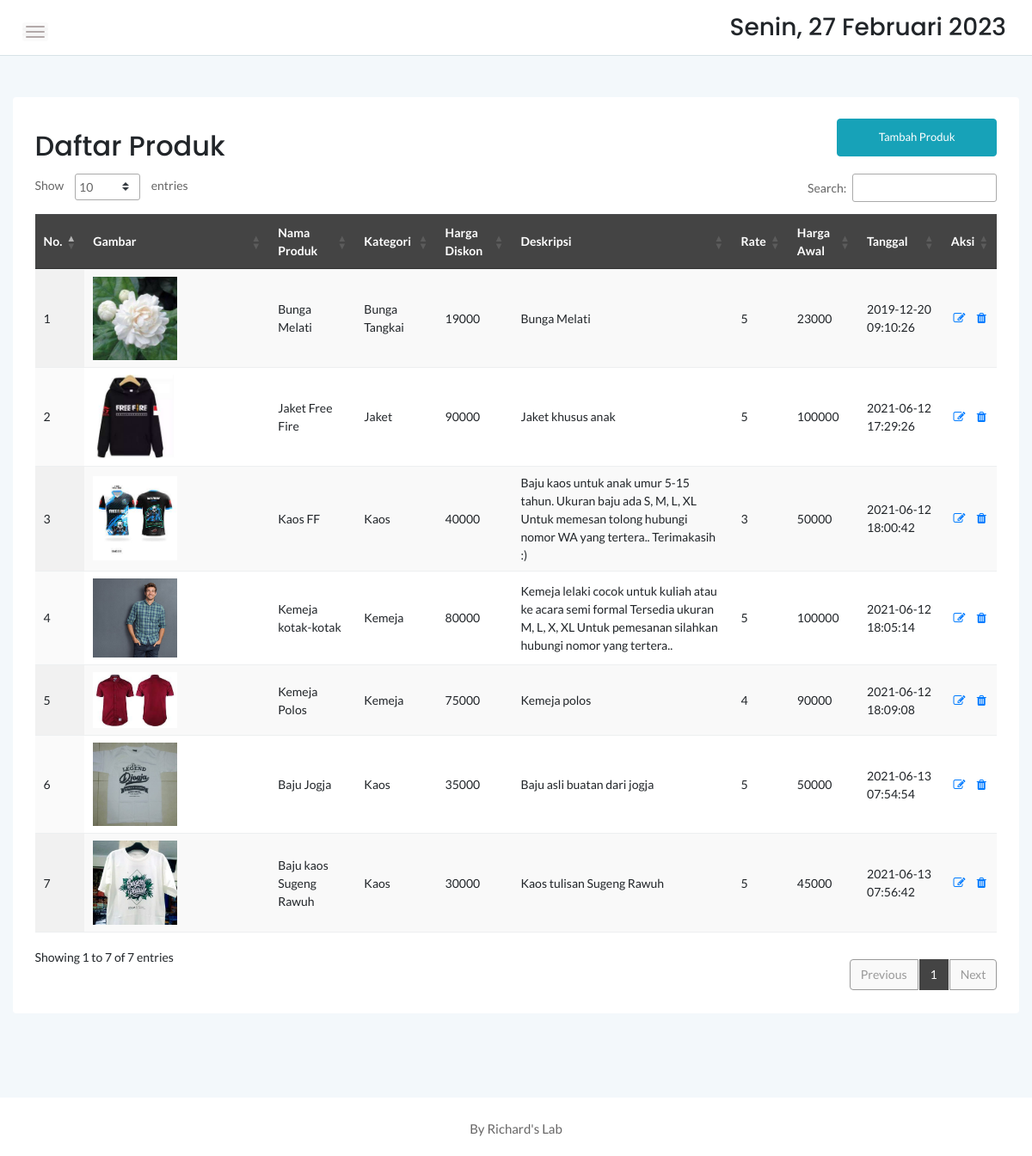
The app's page /admin/produk.php (signed in) with its own data.
### tables this page shows
CREATE TABLE `produk` (
  `idproduk` int(11) NOT NULL,
  `idkategori` int(11) NOT NULL,
  `namaproduk` varchar(30) NOT NULL,
  `gambar` varchar(100) NOT NULL,
  `deskripsi` varchar(200) NOT NULL,
  `rate` int(11) NOT NULL,
  `hargabefore` int(11) NOT NULL,
  `hargaafter` int(11) NOT NULL,
  `tgldibuat` timestamp NOT NULL DEFAULT current_timestamp()
);

CREATE TABLE `kategori` (
  `idkategori` int(11) NOT NULL,
  `namakategori` varchar(20) NOT NULL,
  `tgldibuat` timestamp NOT NULL DEFAULT current_timestamp()
);

### admin/produk.php (the view, shortened to what this page needs)
<?php
	include '../dbconnect.php';
	?>
<!doctype html>
<html class="no-js" lang="en">
<head>
    <link rel="stylesheet" href="assets/css/bootstrap.min.css">
    <link rel="stylesheet" href="assets/css/font-awesome.min.css">
    <link rel="stylesheet" href="assets/css/themify-icons.css">
    <link rel="stylesheet" href="assets/css/metisMenu.css">
    <link rel="stylesheet" href="assets/css/owl.carousel.min.css">
    <link rel="stylesheet" href="assets/css/slicknav.min.css">
    <link rel="stylesheet" href="https://www.amcharts.com/lib/3/plugins/export/export.css" type="text/css" media="all" />
	<link rel="stylesheet" type="text/css" href="https://cdn.datatables.net/1.10.20/css/jquery.dataTables.min.css">
    <link rel="stylesheet" type="text/css" href="https://cdn.datatables.net/1.10.20/css/jquery.dataTables.css">
    <link rel="stylesheet" type="text/css" href="https://cdn.datatables.net/1.10.20/css/dataTables.bootstrap4.min.css">
    <link rel="stylesheet" type="text/css" href="https://cdn.datatables.net/responsive/2.2.3/css/responsive.bootstrap.min.css">
    <link rel="stylesheet" type="text/css" href="https://cdn.datatables.net/responsive/2.2.3/css/responsive.jqueryui.min.css">
	<link rel="stylesheet" type="text/css" href="https://cdn.datatables.net/buttons/1.5.2/css/buttons.dataTables.min.css">
    <link rel="stylesheet" href="assets/css/typography.css">
    <link rel="stylesheet" href="assets/css/default-css.css">
    <link rel="stylesheet" href="assets/css/styles.css">
    <link rel="stylesheet" href="assets/css/responsive.css">
</head>
<body>
    <div class="page-container">
        <div class="main-content">
            <div class="header-area">
                <div class="row align-items-center">
                    <div class="col-md-6 col-sm-8 clearfix">
                        <div class="nav-btn pull-left">
                            <span></span>
                            <span></span>
                            <span></span>
                        </div>
                    </div>
                    <div class="col-md-6 col-sm-4 clearfix">
                        <ul class="notification-area pull-right">
                            <li><h3><div class="date">
						</b></div></h3>
						</li>
                        </ul>
                    </div>
                </div>
            </div>
            <div class="main-content-inner">
                <div class="row mt-5 mb-5">
                    <div class="col-12">
                        <div class="card">
                            <div class="card-body">
                                <div class="d-sm-flex justify-content-between align-items-center">
									<h2>Daftar Produk</h2>
									<button style="margin-bottom:20px" data-toggle="modal" data-target="#myModal" class="btn btn-info col-md-2">Tambah Produk</button>
                                </div>
                                    <div class="data-tables datatable-dark">
										 <table id="dataTable3" class="display" style="width:100%"><thead class="thead-dark">
											<tr>
												<th>No.</th>
												<th>Gambar</th>
												<th>Nama Produk</th>
												<th>Kategori</th>
												<th>Harga Diskon</th>
												<th>Deskripsi</th>
												<th>Rate</th>
												<th>Harga Awal</th>
												<th>Tanggal</th>
												<th>Aksi</th>
											</tr></thead><tbody>
											<?php
											$brgs=mysqli_query($conn,"SELECT * from kategori k, produk p where k.idkategori=p.idkategori order by idproduk ASC");
											$no=1;
											while($p=mysqli_fetch_array($brgs)){
												?>
												<tr>
													<td><?php echo $no++ ?></td>
													<td><img src="../<?php echo $p['gambar'] ?>" width="50%"\></td>
													<td><?php echo $p['namaproduk'] ?></td>
													<td><?php echo $p['namakategori'] ?></td>
													<td><?php echo $p['hargaafter'] ?></td>
													<td><?php echo $p['deskripsi'] ?></td>
													<td><?php echo $p['rate'] ?></td>
													<td><?php echo $p['hargabefore'] ?></td>
													<td><?php echo $p['tgldibuat'] ?></td>
													<td>
                                                        <div class="text-center">
                                                            <a href="editproduk.php?id_produk=<?php echo $p['idproduk'] ?>;" > <i class="fa fa-edit">&nbsp; &nbsp;</i></a>
                                                            <a href="hapusproduk.php?id_produk=<?php echo $p['idproduk'] ?>;" onclick="javascript: return confirm('Anda yakin ingin menghapus <?php echo $p['namaproduk'] ?> ?')"><i class="fa fa-trash"></i></a>
                                                        </div>
                                                    </td>
												</tr>
												<?php
											}
											?>
										</tbody>
										</table>
                                    </div>
								 </div>
                            </div>
                        </div>
                    </div>
                </div>
            </div>
        </div>
        <footer>
            <div class="footer-area">
                <p>By Richard's Lab</p>
            </div>
        </footer>
</body>
</html>

### admin/assets/css/styles.css (style rules this page uses)
.page-container { width: 100%; height: 100%; min-height: 100vh; padding-left: 280px; -webkit-transition: padding-left 0.3s ease 0s; transition: padding-left 0.3s ease 0s; }
.card { border: none; border-radius: 4px; background-color: #fff; -webkit-transition: all 0.3s ease 0s; transition: all 0.3s ease 0s; }
.card-body { padding: 25.6px; padding: 1.6rem; }
.main-content { width: 100%; background: #F3F8FB; }
.main-content-inner { padding: 0 30px 50px; }
.header-area { padding: 15px 30px; background: #fff; border-bottom: 1px solid #d8e3e7; }
.nav-btn { margin-right: 30px; margin-top: 10px; cursor: pointer; }
.nav-btn span { display: block; width: 22px; height: 2px; background: #b3aaaa; margin: 4px 0; border-radius: 15px; -webkit-transition: all 0.3s ease 0s; transition: all 0.3s ease 0s; box-shadow: 0 0 0 4px rgba(99, 96, 96, 0.03); }
.notification-area { -webkit-user-select: none; -moz-user-select: none; -ms-user-select: none; user-select: none; position: relative; z-index: 1; }
.notification-area li { display: inline-block; margin-left: 20px; cursor: pointer; -webkit-user-select: none; -moz-user-select: none; -ms-user-select: none; user-select: none; }
.footer-area { text-align: center; padding: 23px 0 19px; background: #fff; }
.footer-area p { color: #676666; margin-bottom: 0; }
.btn { padding: 11px 17px; font-size: 13px; letter-spacing: 0; }
table tr th { border-bottom: none; }
table tr th, table tr td { border-top: 1px solid rgba(120, 130, 140, 0.13) !important; }
table.dataTable.no-footer { border-bottom: 1px solid rgba(120, 130, 140, 0.13) !important; }
table.dataTable thead th, table.dataTable thead td { border-bottom-color: transparent; }
.datatable-dark thead { background: #444; color: #fff; }

### admin/assets/css/responsive.css (style rules this page uses)
@media (min-width: 1200px) and (max-width: 1364px) { .main-content-inner { padding: 0 15px 50px; } }
@media (min-width: 1200px) and (max-width: 1364px) { .page-container, .sbar_collapsed.page-container { padding-left: 0; } }

### records on screen
produk: gambar (picture), namaproduk "Bunga Melati", idkategori.namakategori "Bunga Tangkai", hargaafter "19000", deskripsi "Bunga Melati", rate "5", hargabefore "23000", tgldibuat "2019-12-20 09:10:26"
produk: gambar (picture), namaproduk "Jaket Free Fire", idkategori.namakategori "Jaket", hargaafter "90000", deskripsi "Jaket khusus anak", rate "5", hargabefore "100000", tgldibuat "2021-06-12 17:29:26"
produk: gambar (picture), namaproduk "Kaos FF", idkategori.namakategori "Kaos", hargaafter "40000", deskripsi "Baju kaos untuk anak umur 5-15 tahun. Ukuran baju ada S, M, L, XL Untuk memesan tolong hubungi nomor WA yang tertera.. Terimakasih :)", rate "3", hargabefore "50000", tgldibuat "2021-06-12 18:00:42"
produk: gambar (picture), namaproduk "Kemeja kotak-kotak", idkategori.namakategori "Kemeja", hargaafter "80000", deskripsi "Kemeja lelaki cocok untuk kuliah atau ke acara semi formal Tersedia ukuran M, L, X, XL Untuk pemesanan silahkan hubungi nomor yang tertera..", rate "5", hargabefore "100000", tgldibuat "2021-06-12 18:05:14"
produk: gambar (picture), namaproduk "Kemeja Polos", idkategori.namakategori "Kemeja", hargaafter "75000", deskripsi "Kemeja polos", rate "4", hargabefore "90000", tgldibuat "2021-06-12 18:09:08"
produk: gambar (picture), namaproduk "Baju Jogja", idkategori.namakategori "Kaos", hargaafter "35000", deskripsi "Baju asli buatan dari jogja", rate "5", hargabefore "50000", tgldibuat "2021-06-13 07:54:54"
produk: gambar (picture), namaproduk "Baju kaos Sugeng Rawuh", idkategori.namakategori "Kaos", hargaafter "30000", deskripsi "Kaos tulisan Sugeng Rawuh", rate "5", hargabefore "45000", tgldibuat "2021-06-13 07:56:42"
